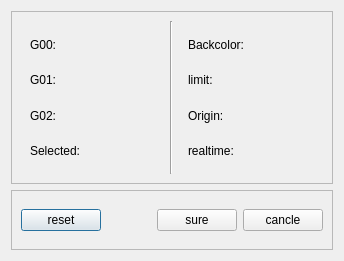
<?xml version="1.0" encoding="UTF-8"?>
<ui version="4.0">
 <class>gl_property</class>
 <widget class="QDialog" name="gl_property">
  <property name="geometry">
   <rect>
    <x>0</x>
    <y>0</y>
    <width>344</width>
    <height>261</height>
   </rect>
  </property>
  <property name="minimumSize">
   <size>
    <width>344</width>
    <height>261</height>
   </size>
  </property>
  <property name="maximumSize">
   <size>
    <width>344</width>
    <height>261</height>
   </size>
  </property>
  <property name="windowTitle">
   <string>Dialog</string>
  </property>
  <layout class="QVBoxLayout" name="verticalLayout">
   <item>
    <widget class="QFrame" name="frame_setColor">
     <property name="minimumSize">
      <size>
       <width>0</width>
       <height>170</height>
      </size>
     </property>
     <property name="maximumSize">
      <size>
       <width>16777215</width>
       <height>16777215</height>
      </size>
     </property>
     <property name="frameShape">
      <enum>QFrame::StyledPanel</enum>
     </property>
     <property name="frameShadow">
      <enum>QFrame::Raised</enum>
     </property>
     <layout class="QHBoxLayout" name="horizontalLayout">
      <item>
       <widget class="QWidget" name="Widget_feed" native="true">
        <layout class="QVBoxLayout" name="verticalLayout_3">
         <item>
          <layout class="QHBoxLayout" name="horizontalLayout_8">
           <property name="spacing">
            <number>0</number>
           </property>
           <item>
            <widget class="QLabel" name="show_G0">
             <property name="text">
              <string>G00:</string>
             </property>
            </widget>
           </item>
           <item>
            <spacer name="horizontalSpacer_3">
             <property name="orientation">
              <enum>Qt::Horizontal</enum>
             </property>
             <property name="sizeHint" stdset="0">
              <size>
               <width>40</width>
               <height>20</height>
              </size>
             </property>
            </spacer>
           </item>
           <item>
            <widget class="QWidget" name="widget_G0" native="true">
             <property name="minimumSize">
              <size>
               <width>30</width>
               <height>0</height>
              </size>
             </property>
            </widget>
           </item>
          </layout>
         </item>
         <item>
          <layout class="QHBoxLayout" name="horizontalLayout_9">
           <property name="spacing">
            <number>0</number>
           </property>
           <item>
            <widget class="QLabel" name="show_G1">
             <property name="text">
              <string>G01:</string>
             </property>
            </widget>
           </item>
           <item>
            <spacer name="horizontalSpacer_4">
             <property name="orientation">
              <enum>Qt::Horizontal</enum>
             </property>
             <property name="sizeHint" stdset="0">
              <size>
               <width>40</width>
               <height>20</height>
              </size>
             </property>
            </spacer>
           </item>
           <item>
            <widget class="QWidget" name="widget_G1" native="true">
             <property name="minimumSize">
              <size>
               <width>30</width>
               <height>0</height>
              </size>
             </property>
            </widget>
           </item>
          </layout>
         </item>
         <item>
          <layout class="QHBoxLayout" name="horizontalLayout_10">
           <property name="spacing">
            <number>0</number>
           </property>
           <item>
            <widget class="QLabel" name="show_G2">
             <property name="text">
              <string>G02:</string>
             </property>
            </widget>
           </item>
           <item>
            <spacer name="horizontalSpacer_5">
             <property name="orientation">
              <enum>Qt::Horizontal</enum>
             </property>
             <property name="sizeHint" stdset="0">
              <size>
               <width>40</width>
               <height>20</height>
              </size>
             </property>
            </spacer>
           </item>
           <item>
            <widget class="QWidget" name="widget_G2" native="true">
             <property name="minimumSize">
              <size>
               <width>30</width>
               <height>0</height>
              </size>
             </property>
            </widget>
           </item>
          </layout>
         </item>
         <item>
          <layout class="QHBoxLayout" name="horizontalLayout_11">
           <property name="spacing">
            <number>0</number>
           </property>
           <item>
            <widget class="QLabel" name="show_Selected">
             <property name="text">
              <string>Selected:</string>
             </property>
            </widget>
           </item>
           <item>
            <spacer name="horizontalSpacer_6">
             <property name="orientation">
              <enum>Qt::Horizontal</enum>
             </property>
             <property name="sizeHint" stdset="0">
              <size>
               <width>40</width>
               <height>20</height>
              </size>
             </property>
            </spacer>
           </item>
           <item>
            <widget class="QWidget" name="widget_selected" native="true">
             <property name="minimumSize">
              <size>
               <width>30</width>
               <height>0</height>
              </size>
             </property>
            </widget>
           </item>
          </layout>
         </item>
        </layout>
       </widget>
      </item>
      <item>
       <widget class="Line" name="line">
        <property name="orientation">
         <enum>Qt::Vertical</enum>
        </property>
       </widget>
      </item>
      <item>
       <widget class="QWidget" name="widget_sys" native="true">
        <layout class="QVBoxLayout" name="verticalLayout_4">
         <item>
          <layout class="QHBoxLayout" name="horizontalLayout_12">
           <property name="spacing">
            <number>0</number>
           </property>
           <item>
            <widget class="QLabel" name="show_BackGround">
             <property name="text">
              <string>Backcolor:</string>
             </property>
            </widget>
           </item>
           <item>
            <spacer name="horizontalSpacer_2">
             <property name="orientation">
              <enum>Qt::Horizontal</enum>
             </property>
             <property name="sizeHint" stdset="0">
              <size>
               <width>40</width>
               <height>20</height>
              </size>
             </property>
            </spacer>
           </item>
           <item>
            <widget class="QWidget" name="widget_backGround" native="true">
             <property name="minimumSize">
              <size>
               <width>30</width>
               <height>0</height>
              </size>
             </property>
            </widget>
           </item>
          </layout>
         </item>
         <item>
          <layout class="QHBoxLayout" name="horizontalLayout_2">
           <property name="spacing">
            <number>0</number>
           </property>
           <item>
            <widget class="QLabel" name="show_limit_color">
             <property name="text">
              <string>limit:</string>
             </property>
            </widget>
           </item>
           <item>
            <spacer name="horizontalSpacer_9">
             <property name="orientation">
              <enum>Qt::Horizontal</enum>
             </property>
             <property name="sizeHint" stdset="0">
              <size>
               <width>40</width>
               <height>20</height>
              </size>
             </property>
            </spacer>
           </item>
           <item>
            <widget class="QWidget" name="widget_limit" native="true">
             <property name="minimumSize">
              <size>
               <width>30</width>
               <height>0</height>
              </size>
             </property>
            </widget>
           </item>
          </layout>
         </item>
         <item>
          <layout class="QHBoxLayout" name="horizontalLayout_14">
           <property name="spacing">
            <number>0</number>
           </property>
           <item>
            <widget class="QLabel" name="show_origin">
             <property name="text">
              <string>Origin:</string>
             </property>
            </widget>
           </item>
           <item>
            <spacer name="horizontalSpacer_8">
             <property name="orientation">
              <enum>Qt::Horizontal</enum>
             </property>
             <property name="sizeHint" stdset="0">
              <size>
               <width>40</width>
               <height>20</height>
              </size>
             </property>
            </spacer>
           </item>
           <item>
            <widget class="QWidget" name="widget_origin" native="true">
             <property name="minimumSize">
              <size>
               <width>30</width>
               <height>0</height>
              </size>
             </property>
            </widget>
           </item>
          </layout>
         </item>
         <item>
          <layout class="QHBoxLayout" name="horizontalLayout_13">
           <property name="spacing">
            <number>0</number>
           </property>
           <item>
            <widget class="QLabel" name="realtime">
             <property name="text">
              <string>realtime:</string>
             </property>
            </widget>
           </item>
           <item>
            <spacer name="horizontalSpacer_7">
             <property name="orientation">
              <enum>Qt::Horizontal</enum>
             </property>
             <property name="sizeHint" stdset="0">
              <size>
               <width>40</width>
               <height>20</height>
              </size>
             </property>
            </spacer>
           </item>
           <item>
            <widget class="QWidget" name="widget_realtime" native="true">
             <property name="minimumSize">
              <size>
               <width>30</width>
               <height>0</height>
              </size>
             </property>
            </widget>
           </item>
          </layout>
         </item>
        </layout>
       </widget>
      </item>
     </layout>
    </widget>
   </item>
   <item>
    <widget class="QFrame" name="frame_btn">
     <property name="maximumSize">
      <size>
       <width>16777215</width>
       <height>60</height>
      </size>
     </property>
     <property name="frameShape">
      <enum>QFrame::StyledPanel</enum>
     </property>
     <property name="frameShadow">
      <enum>QFrame::Raised</enum>
     </property>
     <layout class="QHBoxLayout" name="horizontalLayout_3">
      <item>
       <widget class="QPushButton" name="reset_btn">
        <property name="text">
         <string>reset</string>
        </property>
       </widget>
      </item>
      <item>
       <spacer name="horizontalSpacer">
        <property name="orientation">
         <enum>Qt::Horizontal</enum>
        </property>
        <property name="sizeHint" stdset="0">
         <size>
          <width>94</width>
          <height>20</height>
         </size>
        </property>
       </spacer>
      </item>
      <item>
       <widget class="QPushButton" name="sure_btn">
        <property name="text">
         <string>sure</string>
        </property>
       </widget>
      </item>
      <item>
       <widget class="QPushButton" name="cancle_btn">
        <property name="text">
         <string>cancle</string>
        </property>
       </widget>
      </item>
     </layout>
    </widget>
   </item>
  </layout>
 </widget>
 <resources/>
 <connections/>
</ui>
